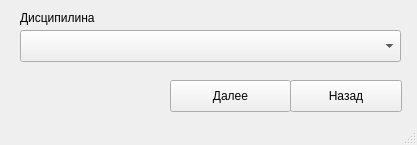
<?xml version="1.0" encoding="UTF-8"?>
<ui version="4.0">
 <class>MainWindow</class>
 <widget class="QMainWindow" name="MainWindow">
  <property name="geometry">
   <rect>
    <x>0</x>
    <y>0</y>
    <width>417</width>
    <height>145</height>
   </rect>
  </property>
  <property name="windowTitle">
   <string>Аналитика</string>
  </property>
  <widget class="QWidget" name="centralwidget">
   <widget class="QPushButton" name="pushButton_2">
    <property name="geometry">
     <rect>
      <x>290</x>
      <y>80</y>
      <width>112</width>
      <height>32</height>
     </rect>
    </property>
    <property name="text">
     <string>Назад</string>
    </property>
   </widget>
   <widget class="QPushButton" name="pushButton_3">
    <property name="geometry">
     <rect>
      <x>170</x>
      <y>80</y>
      <width>121</width>
      <height>32</height>
     </rect>
    </property>
    <property name="text">
     <string>Далее</string>
    </property>
   </widget>
   <widget class="QLabel" name="label">
    <property name="geometry">
     <rect>
      <x>20</x>
      <y>10</y>
      <width>181</width>
      <height>16</height>
     </rect>
    </property>
    <property name="text">
     <string>Дисципилина</string>
    </property>
   </widget>
   <widget class="QComboBox" name="comboBox">
    <property name="geometry">
     <rect>
      <x>20</x>
      <y>30</y>
      <width>381</width>
      <height>32</height>
     </rect>
    </property>
   </widget>
  </widget>
  <widget class="QStatusBar" name="statusbar"/>
 </widget>
 <resources/>
 <connections/>
</ui>
